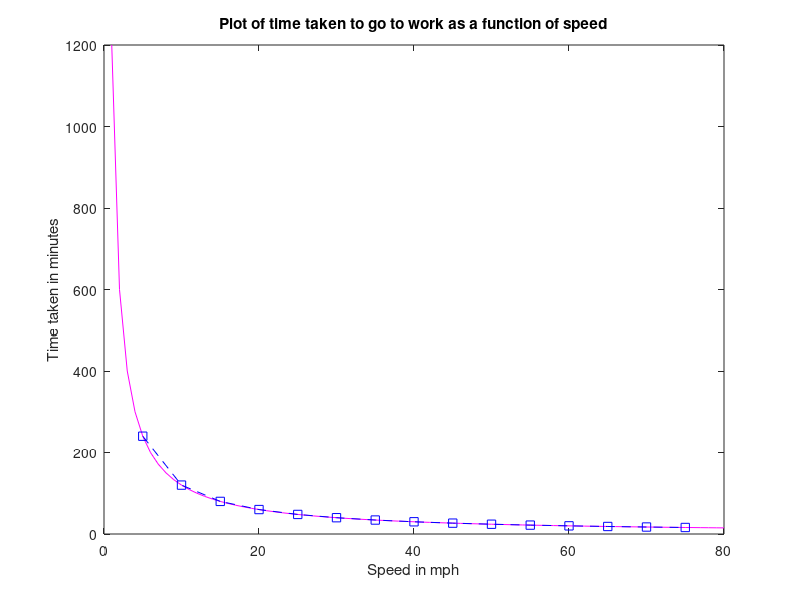

Reproduce this figure in MATLAB.
%Author:Pratishta Prakash Rao

%Values of speed with increments of x1
x1 = 1:1:80;
%Values of y as a function of x1
y1 = 20./x1.* 60
%Values of speed with increments of 5
x2 = 5:5:75
%Values of y as a function of x2
y2 = 20./x2.*60
%Plotting the data points
plot(x1,y1,'m')
hold on 
plot(x2,y2,'--bs')
hold off
title('Plot of time taken to go to work as a function of speed')
xlabel('Speed in mph')
ylabel('Time taken in minutes')